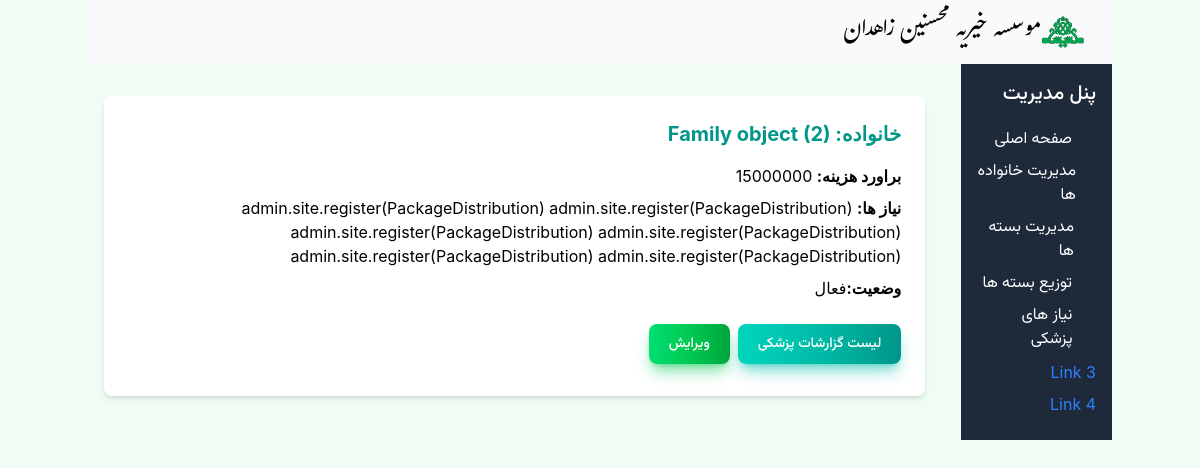
Screenshot of /medicalaids/2/detail with the database file from the repository.
### Mohsenin/models.py (models this page shows, shortened)
class MedicalAid(models.Model):
    family = models.ForeignKey(Family, on_delete=models.CASCADE)
    medical_needs = models.TextField()
    estimated_cost = models.DecimalField(max_digits=10, decimal_places=0)
    is_active = models.BooleanField(default=True)

class Family(models.Model):
    doc_code = models.IntegerField('شماره پرونده')
    need_level = models.IntegerField('سطح نیاز', default=1, choices=NEED_LEVEL_CHOICE)
    family_type = models.IntegerField('نوع نیازمندی', default=1, choices=FAMILY_TYPE_CHOICES)
    guardian = models.ForeignKey('Person', verbose_name='سرپرست خانوار', on_delete=models.SET_NULL, related_name='guardianship', null=True)
    address = models.CharField('آدرس',max_length=255)
    contact_number = models.CharField('شماره تماس',max_length=15, blank=True, null=True)
    postal_code = models.CharField('کدپستی',max_length=10, blank=True, null= True)
    distlist = models.ForeignKey(Dist, verbose_name='لیست توزیع',on_delete=models.SET_NULL, null=True)
    is_active = models.BooleanField('تحت پوشش',default=True)  # To track if the family is currently receiving support

### Mohsenin/views.py (the view)
# urls.py: path("medicalaids/<int:pk>/detail", views.MedicalAidDetailView.as_view(), name="medicalaid_detail"),
class MedicalAidDetailView(DetailView):
    template_name = "Medicalaid/medicalaid_detail.html"
    model = MedicalAid
    context_object_name = "medicalaid"

### Mohsenin/templates/Medicalaid/medicalaid_detail.html
{% extends "base.html" %}
{% block content %}
<div class="container mx-auto py-8 px-4">
    <div class="bg-white rounded-lg shadow-md p-6">
        <h2 class="text-xl font-bold text-teal-600 mb-4">خانواده: {{ medicalaid.family }}</h2>
        <p class="mb-2"><strong>براورد هزینه:</strong> {{ medicalaid.estimated_cost }}</p>
        <p class="mb-2"><strong>نیاز ها:</strong> {{ medicalaid.medical_needs }}</p>
        <p class="mb-2"><strong>وضعیت:</strong>{% if medicalaid.is_active %}فعال{% else %}غیر فعال{% endif %}</p>
        <div class="mt-6 flex space-x-4">
        <a href="{% url 'medicalaid_list' %}" class="text-white bg-gradient-to-r from-teal-400 via-teal-500 to-teal-600 hover:bg-gradient-to-br focus:ring-4 focus:outline-none focus:ring-teal-300 dark:focus:ring-teal-800 shadow-lg shadow-teal-500/50 dark:shadow-lg dark:shadow-teal-800/80 vazir-medium rounded-lg text-sm px-5 py-2.5 text-center me-2 mb-2">لیست گزارشات پزشکی</a>
        <a href="{% url 'medicalaid_update' medicalaid.id %}" class="text-white bg-gradient-to-r from-green-400 via-green-500 to-green-600 hover:bg-gradient-to-br focus:ring-4 focus:outline-none focus:ring-green-300 dark:focus:ring-green-800 shadow-lg shadow-green-500/50 dark:shadow-lg dark:shadow-green-800/80 vazir-medium rounded-lg text-sm px-5 py-2.5 text-center me-2 mb-2">ویرایش</a>
        </div>
    </div>
</div>
{% endblock %}

### rows the page displays
MedicalAid: family "Family object (2)", estimated_cost "15000000", medical_needs "admin.site.register(PackageDistribution) admin.site.register(PackageDistribution) admin.site.register(PackageDistribution) admin.site.register(PackageDistribution) admin.site.register(PackageDistribution) admin.site.register(PackageDistribution)"
